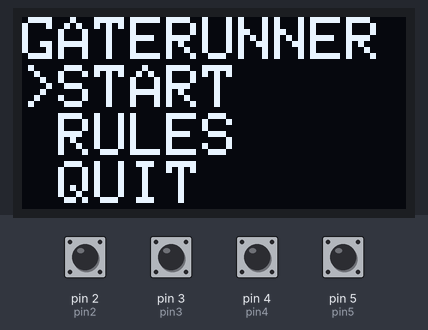
Bench run of a sketch on a simulated Arduino Uno, built with avr-gcc and run on an emulated ATmega328P. Shown: 128×64 one-colour display. The test bench sets the inputs (shaded band); at power-on: pin 2 (pin2), pin 3 (pin3), pin 4 (pin4), pin 5 (pin5) HIGH. Random numbers use the default seed unless the sketch sets one.

Above: at 1.2 s.
1.3 s: pin 3 (pin3) pulled LOW for 0.15 s
At 1.64 s:
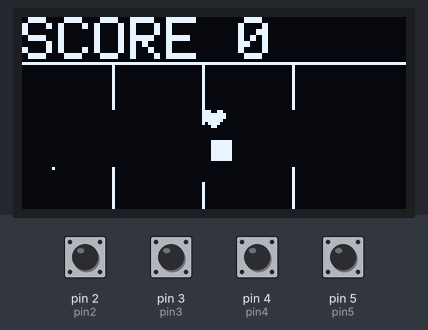
3.3 s: pin 3 (pin3) pulled LOW for 1 s
At 4.59 s:
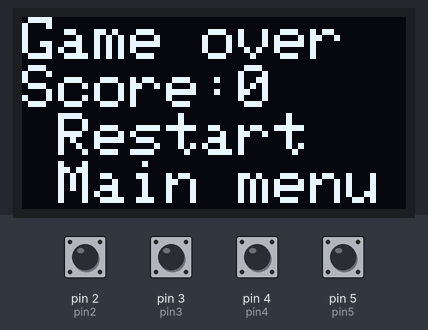
6.3 s: pin 2 (pin2) pulled LOW for 0.15 s
At 6.54 s:
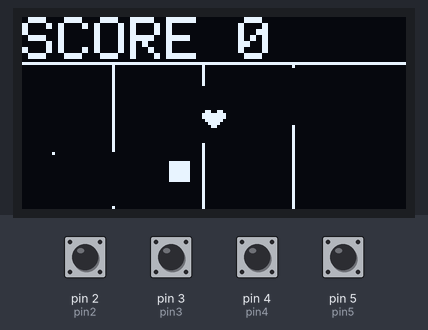
7.9 s: pin 4 (pin4) pulled LOW for 0.15 s
At 8.21 s:
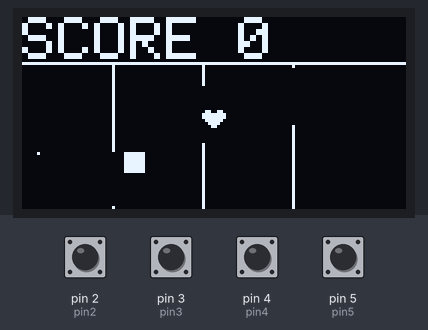
11.0 s: pin 5 (pin5) pulled LOW for 1 s
At 11.43 s:
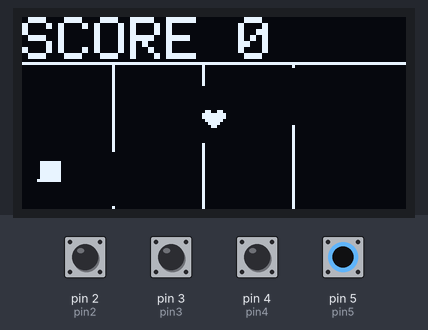
14.1 s: pin 5 (pin5) pulled LOW for 0.15 s
At 14.9 s:
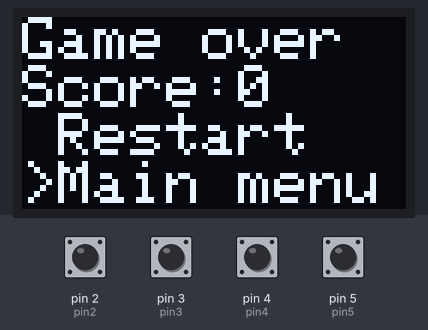

The sketch:

Gate_Runner_mar16k.ino
```cpp
#include <Wire.h>
#include <Adafruit_GFX.h>
#include <Adafruit_SSD1306.h>
#include <avr/wdt.h>

const int pin2 = 2;
const int pin3 = 3;
const int pin4 = 4;
const int pin5 = 5;

#define SCREEN_WIDTH 128
#define SCREEN_HEIGHT 64
#define OLED_RESET -1

Adafruit_SSD1306 display(SCREEN_WIDTH, SCREEN_HEIGHT, &Wire, OLED_RESET);

int stan = 1 ;
bool selected = false ;

// graty systemowe -gra

int faza = 0 ;
int score = 0 ;
int liczba_x = 10;
int liczba_y = 50;
int screenState = 0;
int stara_liczba_x = 0;
int stara_liczba_y = 0;

// kwadrat - ten co goni
struct Box {
  int x, y;
  bool active;
};
Box box = { 64, 40, true};

// serce

const uint8_t heartBitmap[] PROGMEM = {
  0b00000000,
  0b01100110,
  0b11111111,
  0b11111111,
  0b01111110,
  0b00111100,
  0b00011000,
  0b00000000
};
struct Heart {
  int x, y;
  bool active;
};
Heart heart = { 60, 30, true };

// bramki

struct Gate {
  int  y_up , y_down;
};

// bramik ustawianie pozycji
  Gate gate1 ;
  Gate gate2 ;
  Gate gate3 ;
//---------------------------------------------------------------------------------------------------------------------

void setup() {

  screenState = 10;
  pinMode(pin2, INPUT_PULLUP);
  pinMode(pin3, INPUT_PULLUP);
  pinMode(pin4, INPUT_PULLUP);
  pinMode(pin5, INPUT_PULLUP);

  display.begin(SSD1306_SWITCHCAPVCC, 0x3C);

  randomSeed(analogRead(A0));
}

void loop() {

if (stan <= 3){
  if (digitalRead(pin2) == LOW) {
    stan--;
    delay(150);
  }

  if (digitalRead(pin5) == LOW) {
    stan++;
    delay(150);
  }
  if (digitalRead(pin3) == LOW) {
    if(selected == true){
    selected = false;
    }else if (selected == false){
    selected = true;
    }
    delay(150);
  }

  // ograniczenie menu
  if (stan < 1) stan = 1;
  if (stan > 3) stan = 3;
}

  display.clearDisplay();
  display.setTextSize(2);
  display.setTextColor(SSD1306_WHITE);
  display.setCursor(0, 0);

  if (selected == false) {

    display.print("GATERUNNER\n");

    if (stan == 1) display.print(">"); else display.print(" ");
    display.print("START\n");

    if (stan == 2) display.print(">"); else display.print(" ");
    display.print("RULES\n");

    if (stan == 3) display.print(">"); else display.print(" ");
    display.print("QUIT\n");

  }
else {
//---------------------------------------------------------------------------------------------------------------------
if (stan == 1){
  stan = 4 ;
while (stan == 4){
// poruszanie się gracza , klatka

  if (digitalRead(pin2) == LOW) {  stara_liczba_x = liczba_x;  stara_liczba_y = liczba_y;
liczba_y--; delay(3);}
  if (digitalRead(pin3) == LOW) {  stara_liczba_x = liczba_x;  stara_liczba_y = liczba_y;
liczba_x++; delay(3);}
  if (digitalRead(pin4) == LOW) {  stara_liczba_x = liczba_x;  stara_liczba_y = liczba_y;
liczba_x--; delay(3);}
  if (digitalRead(pin5) == LOW) {  stara_liczba_x = liczba_x;  stara_liczba_y = liczba_y;
liczba_y++; delay(3);}
  if (liczba_x < 0) liczba_x = 0;
  if (liczba_x > 127) liczba_x = 127;
  if (liczba_y < 20) liczba_y = 20;
  if (liczba_y > 63) liczba_y = 63;


  // punktacja ogólna
  if(faza == 0){
  gate1.y_up = random(16, 46);
  gate1.y_down = (gate1.y_up + 20);
  gate2.y_up = random(16, 46);
  gate2.y_down = (gate2.y_up + 20);
  gate3.y_up = random(16, 46);
  gate3.y_down = (gate3.y_up + 20);
  faza = 1 ;};
  if ((liczba_x > 120) && (faza == 1)) {score = (score + 10);faza = 2;
  gate1.y_up = random(16, 46);
  gate1.y_down = (gate1.y_up + 20);
  gate2.y_up = random(16, 46);
  gate2.y_down = (gate2.y_up + 20);
  gate3.y_up = random(16, 46);
  gate3.y_down = (gate3.y_up + 20);}
  if ((liczba_x < 10) && (faza == 2)) {score = (score + 10);faza = 1;
  gate1.y_up = random(16, 46);
  gate1.y_down = (gate1.y_up + 20);
  gate2.y_up = random(16, 46);
  gate2.y_down = (gate2.y_up + 20);
  gate3.y_up = random(16, 46);
  gate3.y_down = (gate3.y_up + 20);}

  // --- RUCH KWADRATU ---
if (box.active) {
  static int counter = 0;
  counter++;

  if (box.active && counter >= 4) {
  counter = 0;

  if (box.x > liczba_x) box.x--;
  else if (box.x < liczba_x) box.x++;

  if (box.y > liczba_y) box.y--;
  else if (box.y < liczba_y) box.y++;
}
}
// --- kolizja kwadrat
if (box.active &&
    liczba_x >= box.x && liczba_x < box.x + 8 &&
    liczba_y >= box.y && liczba_y < box.y + 8) {

  selected = false;
  stan = 4;

  while (selected == false){

    if (digitalRead(pin2) == LOW) {
      stan--;
      delay(150);
    }

    if (digitalRead(pin5) == LOW) {
      stan++;
      delay(150);
    }

    if (digitalRead(pin3) == LOW) {
      selected = true;
      delay(150);
    }
    if (stan != 4){
    if (stan < 1) stan = 1;
    if (stan > 2) stan = 2;
    }
    display.clearDisplay();
    display.setTextSize(2);
    display.setCursor(0,0);

    display.print("Game over\nScore:");
    display.print(score);
    display.print("\n");

    if (stan == 1) display.print(">"); else display.print(" ");
    display.print("Restart\n");

    if (stan == 2) display.print(">"); else display.print(" ");
    display.print("Main menu");

    display.display();

    if (stan == 4){
      delay(400);
      stan = 1 ;
    }
  }

if (stan == 1){

  // reset gry
  score = 0;
  faza = 0;

  liczba_x = 10;
  liczba_y = 50;

  box.x = 64;
  box.y = 40;

  heart.x = 60;
  heart.y = 30;

  stan = 4;
}

  if (stan == 2){
    wdt_enable(WDTO_15MS);
    while (1) {}
  }
}

  // --- kolizja serce

   if (heart.active &&
    liczba_x >= heart.x && liczba_x < heart.x + 8 &&
    liczba_y >= heart.y && liczba_y < heart.y + 8) {

  score = (score + 5);
  heart.x = random(20, 100);
  heart.y = random(20, 60);
}

 // --- kolizje bramki

if (liczba_x == 30 &&
   (liczba_y < gate1.y_up || liczba_y > gate1.y_down)) {
  liczba_x = stara_liczba_x;
  liczba_y = stara_liczba_y;
}

if (liczba_x == 60 &&
   (liczba_y < gate2.y_up || liczba_y > gate2.y_down)) {
  liczba_x = stara_liczba_x;
  liczba_y = stara_liczba_y;
}

if (liczba_x == 90 &&
   (liczba_y < gate3.y_up || liczba_y > gate3.y_down)) {
  liczba_x = stara_liczba_x;
  liczba_y = stara_liczba_y;
}


//-------------------

  display.clearDisplay();

  // --- TEKST ---
  display.setTextSize(2);
  display.setTextColor(SSD1306_WHITE);
  display.setCursor(0, 0);
  display.print("SCORE ");
  display.print(score);

  display.drawLine(0, 15, 128, 15, SSD1306_WHITE);

  // bramki
  display.drawLine(30, 16, 30, gate1.y_up, SSD1306_WHITE);
  display.drawLine(30, 63, 30, gate1.y_down, SSD1306_WHITE);
  display.drawLine(60, 16, 60, gate2.y_up, SSD1306_WHITE);
  display.drawLine(60, 63, 60, gate2.y_down, SSD1306_WHITE);
  display.drawLine(90, 16, 90, gate3.y_up, SSD1306_WHITE);
  display.drawLine(90, 63, 90, gate3.y_down, SSD1306_WHITE);


  // gracz
  display.drawPixel(liczba_x, liczba_y, SSD1306_WHITE);

  // kwadrat

  if (box.active) {
    display.fillRect(box.x, box.y, 7, 7, SSD1306_WHITE);
  }


  if (heart.active) {
  display.drawBitmap(heart.x, heart.y, heartBitmap, 8, 8, SSD1306_WHITE);
}

  display.display();

}
}
//---------------------------------------------------------------------------------------------------------------------


  if (stan == 2){
    display.setTextSize(1);
    display.print("Go through left to \nright and back.\nAvoid square if you \ndon't want to lose.\nGood luck : )\n");
  }

  if (stan == 3){

    display.clearDisplay();
    display.setTextSize(1);
    display.setCursor(0, 0);
    display.print("Game will turn shut down \nPress any button to  turn it on ");

    display.display();

    delay(3000);

    display.clearDisplay();
    display.display();
    while (digitalRead(pin2) == HIGH &&
           digitalRead(pin3) == HIGH &&
           digitalRead(pin4) == HIGH &&
           digitalRead(pin5) == HIGH) {
    }
    wdt_enable(WDTO_15MS);
    while (1) {}
  }
  display.display();
}

if (stan <= 3){
display.display();
}

}
```

Measured:
- after the input at 1.3 s, the display: first changes after 0.21 s (image 1 shows a later state)
- after the input at 14.1 s, the display: changes after 0.20 s (image 6)
- what the display in image 2 shows lasts 0.4 s, from 4.4 s to 4.8 s
